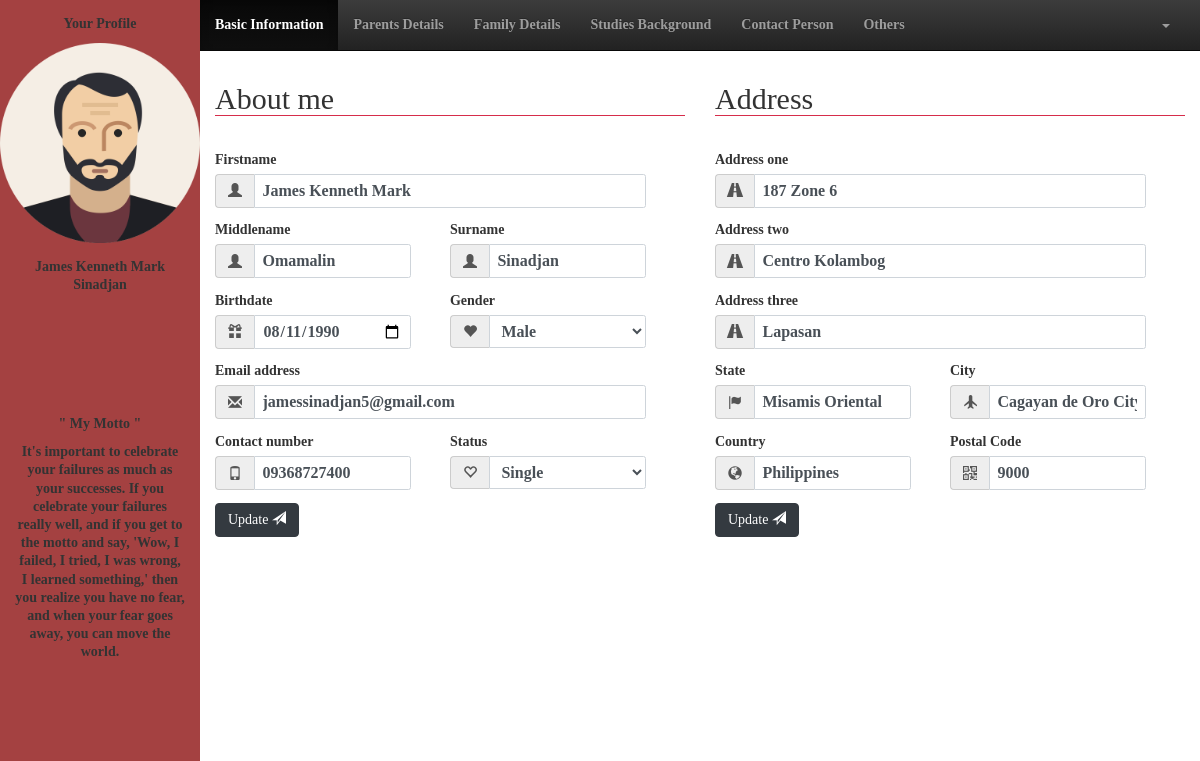
The page /user/basicinfo.php?id=6 (signed in) on the database its author committed.
### tables this page shows
CREATE TABLE `staff` (
  `staff_id` bigint(20) NOT NULL,
  `fname` varchar(50) NOT NULL,
  `mname` varchar(50) DEFAULT NULL,
  `lname` varchar(50) NOT NULL,
  `birthdate` date NOT NULL,
  `cellnum` varchar(50) NOT NULL,
  `telnum` varchar(50) DEFAULT NULL,
  `email` varchar(50) NOT NULL,
  `status` varchar(50) NOT NULL,
  `gender` varchar(50) NOT NULL,
  `type` varchar(50) NOT NULL,
  `department` varchar(50) NOT NULL,
  `password` varchar(50) NOT NULL
);

CREATE TABLE `current_address` (
  `staff_id` bigint(20) DEFAULT NULL,
  `addOne` varchar(50) DEFAULT NULL,
  `addTwo` varchar(50) DEFAULT NULL,
  `addTre` varchar(50) DEFAULT NULL,
  `state` varchar(50) NOT NULL,
  `city` varchar(50) NOT NULL,
  `country` varchar(50) NOT NULL,
  `postCode` int(11) NOT NULL
);

### user/basicinfo.php (the view, shortened to what this page needs)
<!DOCTYPE html>
	<html lang="en">
	<head>
		<link rel="stylesheet" href="css/bootstrap.css">
		<link rel="stylesheet" href="css/stylesheet.css">
		<link rel="stylesheet" href="css/bootstrap-theme.css">
	</head>
	<body>
		<div class="col-2">
			<div class="row-12 sidebar">
				<div class="row-6">
					<?php
						$space = " ";
						$id = $_GET['id'];
						include_once("action/session.php");
						$query = "SELECT * FROM staff WHERE staff_id = '$id'";
						$result = mysqli_query($connect,$query);
						if(mysqli_num_rows($result) > 0){
							while($row = mysqli_fetch_assoc($result)):
					?>
					<form action="">
						<div class="row-2 container text-center">
							<p>Your Profile</p>
						</div>
						<div class="row-7 text-center">
							<img src="img/avatar.png" alt="" style="width: 200px; height: 200px;">
						</div>
						<div class="row-3 container text-center">
							<p><?php echo $row['fname'].$space.$row['lname'] ?></p>
						</div>
					</form>
					<?php endwhile;} ?>
				</div>
				<div class="row-5 container text-center">
					<p>" My Motto "</p>
					<p>It's important to celebrate your failures as much as your successes. If you celebrate your failures really well, and if you get to the motto and say, 'Wow, I failed, I tried, I was wrong, I learned something,' then you realize you have no fear, and when your fear goes away, you can move the world.</p>
				</div>
			</div>
		</div>
		<div class="col-10">
			<div class="row-1">
				<nav class="navbar navbar-inverse navbar-static-top">
					<div class="collapse navbar-collapse navHeaderCollapse">
						<ul class="nav navbar-nav navbar-left">
							<li class="active"><a href="basicinfo.php<?php echo '?id='.$id.''?>">Basic Information</a></li>
							<li><a href="parentsdetails.php<?php echo '?id='.$id.''?>">Parents Details</a></li>
							<li><a href="familydetails.php<?php echo '?id='.$id.''?>">Family Details</a></li>
							<li><a href="studiesbg.php<?php echo '?id='.$id.''?>">Studies Background</a></li>
							<li><a href="contactperson.php<?php echo '?id='.$id.''?>">Contact Person</a></li>
							<li><a href="others.php<?php echo '?id='.$id.''?>">Others</a></li>
						</ul>
						<ul class="nav navbar-nav navbar-right" style="margin-right: 15px;">
							<li>
								<a href="" class="dropdown-toggle" data-toggle="dropdown"><b class="caret"></b></a>
							</li>
						</ul>
					</div>
				</nav>
			</div>
			<div class="row-10">
				<div class="col-6">
					<form class="row-12" action="action/update_basicinfo.php<?php echo '?id='.$_GET['id'].''?>" method="post">
						<?php
							$id = $_GET['id'];
							include_once("action/session.php");
							$query = "SELECT * FROM staff WHERE staff_id = '$id'";
							$result = mysqli_query($connect,$query);
							if(mysqli_num_rows($result) > 0){
								while($row = mysqli_fetch_assoc($result)):
						?>
						<div class="container form-group">
							<legend><h2>About me</h2></legend>
						</div>
						<div class="container row-1 form-group" style="margin-bottom: 15px;">
							<div class=" col-11">
								<label for="">Firstname</label>
								<div class="input-group">
									<span class="input-group-addon"><i class="glyphicon glyphicon-user"></i></span>
									<input class="form-control" type="text" name="fname" required placeholder="firstname" value="<?php echo $row['fname'] ?>">
								</div>
							</div>
						</div>
						<div class="container row-1 form-group" style="margin-bottom: 15px;">
							<div class=" col-5">
								<label for="">Middlename</label>
								<div class="input-group">
									<span class="input-group-addon"><i class="glyphicon glyphicon-user"></i></span>
									<input class="form-control" type="text" name="mname" required placeholder="middlename" value="<?php echo $row['mname'] ?>">
								</div>
							</div>
							<div class="col-1"></div>
							<div class=" col-5">
								<label for="">Surname</label>
								<div class="input-group">
									<span class="input-group-addon"><i class="glyphicon glyphicon-user"></i></span>
									<input class="form-control" type="text" name="sname" required placeholder="surname" value="<?php echo $row['lname'] ?>">
								</div>
							</div>
						</div>
						<div class="container row-1 form-group" style="margin-bottom: 15px;">
							<div class="col-5">
								<label for="">Birthdate</label>
								<div class="input-group">
									<span class="input-group-addon"><i class="glyphicon glyphicon-gift"></i></span>
									<input class="form-control" type="date" name="dob" required value="<?php echo $row['birthdate'] ?>">
								</div>
							</div>
							<div class="col-1"></div>
							<div class="col-5">
								<label for="">Gender</label>
								<div class="input-group">
									<span class="input-group-addon"><i class="glyphicon glyphicon-heart"></i></span>
									<select class="form-control" name="gender">
	                                    <option value="Male">Male</option>
	                                </select>
								</div>
							</div>
						</div>
						<div class="container row-1 form-group" style="margin-bottom: 15px;">
							<div class="col-11">
								<label for="">Email address</label>
								<div class="input-group">
									<span class="input-group-addon"><i class="glyphicon glyphicon-envelope"></i></span>
									<input class="form-control" type="email" name="email" required placeholder="your@email.com" value="<?php echo $row['email'] ?>">
								</div>
							</div>
						</div>
						<div class="container row-1 form-group" style="margin-bottom: 15px;">
							<div class="col-5">
								<label for="">Contact number</label>
								<div class="input-group">
									<span class="input-group-addon"><i class="glyphicon glyphicon-phone"></i></span>
									<input class="form-control" type="text" name="contnum" required placeholder="+639 *** ****" value="<?php echo $row['cellnum'] ?>">
								</div>
							</div>
							<div class="col-1"></div>
							<div class="col-5">
								<label for="">Status</label>
								<div class="input-group">
									<span class="input-group-addon"><i class="glyphicon glyphicon-heart-empty"></i></span>
									<select class="form-control" name="status">
	                                    <option value="Single">Single</option>
	                                </select>
								</div>
							</div>
						</div>
						<div class="container row-1 form-group" style="margin-bottom: 15px;">
							<button class="btn btn-dark" type="submit" name="about_update" data-toggle="modal" data-target="#update">Update  <span class="glyphicon glyphicon-send"></span></button>
						</div>
						<?php endwhile;} ?>
					</form>
				</div>
				<div class="col-6">
					<form class="row-12" action="action/update_basicinfo.php<?php echo '?id='.$_GET['id'].''?>" method="post">
						<?php
							$id = $_GET['id'];
							include_once("action/session.php");
							$query = "SELECT * FROM current_address WHERE staff_id = '$id'";
							$result = mysqli_query($connect,$query);
							if(mysqli_num_rows($result) > 0){
								while($row = mysqli_fetch_assoc($result)):
						?>
						<div class="container form-group">
							<legend><h2>Address</h2></legend>
						</div>
						<div class="container row-1 form-group" style="margin-bottom: 15px;">
							<div class="col-11">
								<label for="">Address one</label>
								<div class="input-group">
									<span class="input-group-addon"><i class="glyphicon glyphicon-road"></i></span>
									<input class="form-control" type="text" required placeholder="address one" name="addOne" value="<?php echo $row['addOne'] ?>">
								</div>
							</div>
						</div>
						<div class="container row-1 form-group" style="margin-bottom: 15px;">
							<div class="col-11">
								<label for="">Address two</label>
								<div class="input-group">
									<span class="input-group-addon"><i class="glyphicon glyphicon-road"></i></span>
									<input class="form-control" type="text" required placeholder="address two" name="addTwo" value="<?php echo $row['addTwo'] ?>">
								</div>
							</div>
						</div>
						<div class="container row-1 form-group" style="margin-bottom: 15px;">
							<div class="col-11">
								<label for="">Address three</label>
								<div class="input-group">
									<span class="input-group-addon"><i class="glyphicon glyphicon-road"></i></span>
									<input class="form-control" type="text" required placeholder="address three" name="addTre" value="<?php echo $row['addTre'] ?>">
								</div>
							</div>
						</div>
						<div class="container row-1 form-group" style="margin-bottom: 15px;">
							<div class="col-5">
								<label for="">State</label>
								<div class="input-group">
									<span class="input-group-addon"><i class="glyphicon glyphicon-flag"></i></span>
									<input class="form-control" type="text" required placeholder="state" name="state" value="<?php echo $row['state'] ?>">
								</div>
							</div>
							<div class="col-1"></div>
							<div class="col-5">
								<label for="">City</label>
								<div class="input-group">
									<span class="input-group-addon"><i class="glyphicon glyphicon-plane"></i></span>
									<input class="form-control" type="text" required placeholder="city" name="city" value="<?php echo $row['city'] ?>">
								</div>
							</div>
						</div>
						<div class="container row-1 form-group" style="margin-bottom: 15px;">
							<div class="col-5">
								<label for="">Country</label>
								<div class="input-group">
									<span class="input-group-addon"><i class="glyphicon glyphicon-globe"></i></span>
									<input class="form-control" type="text" required placeholder="country" name="country" value="<?php echo $row['country'] ?>">
								</div>
							</div>
							<div class="col-1"></div>
							<div class="col-5">
								<label for="">Postal Code</label>
								<div class="input-group">
									<span class="input-group-addon"><i class="glyphicon glyphicon-qrcode"></i></span>
									<input class="form-control" type="text" required placeholder="zip code" name="postCode" value="<?php echo $row['postCode'] ?>">
								</div>
							</div>
						</div>
						<div class="container row-1 form-group" style="margin-bottom: 15px;">
							<button class="btn btn-dark" type="submit" name="add_update" data-toggle="modal" data-target="#update">Update
							<span class="glyphicon glyphicon-send"></span></button>
						</div>
						<?php endwhile;} ?>
					</form>
				</div>
			</div>
		</div>
	</body>
</html>

### user/css/stylesheet.css (style rules this page uses)
.col-1 { width: 8.3333%;height: 100%; }
.col-2 { width: 16.6666%;height: 100%; }
.col-5 { width: 41.6666%;height: 100%; }
.col-6 { width: 50%;height: 100%; }
.col-10 { width: 83.3333%;height: 100%; }
.col-11 { width: 91.6666%;height: 100%; }
.row-1 { height: 8.3333%;width: 100%; }
.row-2 { height: 16.6666%;width: 100%; }
.row-3 { height: 25%;width: 100%; }
.row-5 { height: 41.6666%;width: 100%; }
.row-6 { height: 50%;width: 100%; }
.row-7 { height: 58.3333%;width: 100%; }
.row-10 { height: 83.3333%;width: 100%; }
.row-12 { height: 100%;width: 100%; }
.row-1, .row-2, .row-3, .row-4, .row-5, .row-6, .row-7, .row-8, .row-9, .row-10, .row-11, .row-12 { position: relative; float: left; }
.col-1, .col-2, .col-3, .col-4, .col-5, .col-6, .col-7, .col-8, .col-9, .col-10, .col-11, .col-12 { position: relative; float: left; }
html,body { height: 100% !important; width: 100% !important; font-family: masaya; font-weight: bold; }
* { padding: 0; margin: 0; text-decoration: none; list-style: none; line-height: 1.3; }
h1,h2,h3,h4,h5,h6 { padding: 0 !important; margin: 0 !important; }
a { color: inherit; text-decoration: none; list-style-type: none; }
label { display: inline-block; margin-bottom: .5rem; }
.text-center { text-align: center; }
.btn-dark { color: #fff; background-color: #343a40; border-color: #343a40; }
.sidebar { background-color: #a44141; }

### rows shown on the page
staff: fname "James Kenneth Mark", lname "Sinadjan", mname "Omamalin", sname "Sinadjan", dob "08/11/1990", email "jamessinadjan5@gmail.com", contnum "09368727400"
current_address: addOne "187 Zone 6", addTwo "Centro Kolambog", addTre "Lapasan", state "Misamis Oriental", city "Cagayan de Oro City", country "Philippines", postCode "9000"
